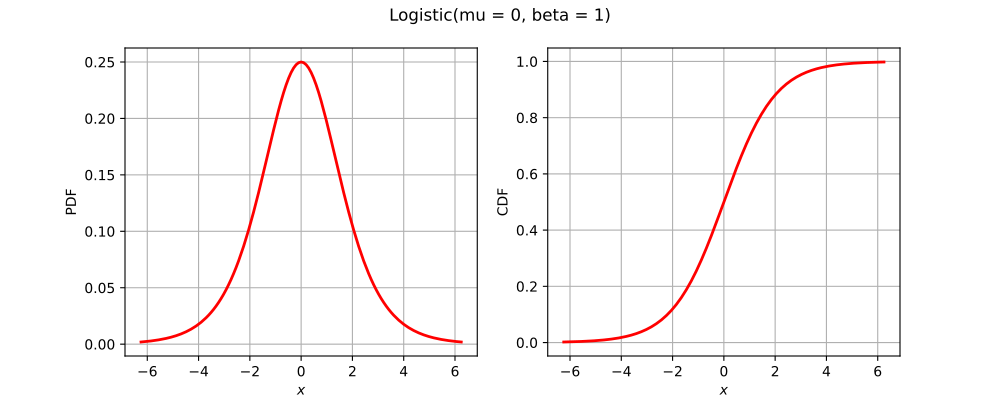

The Python source for this figure:
import openturns as ot
from matplotlib import pyplot as plt
from openturns.viewer import View
title = None
if ot.Logistic().__class__.__name__ == 'Bernoulli':
    distribution = ot.Bernoulli(0.7)
elif ot.Logistic().__class__.__name__ == 'Binomial':
    distribution = ot.Binomial(5, 0.2)
elif ot.Logistic().__class__.__name__ == 'Hypergeometric':
    distribution = ot.Hypergeometric(10, 4, 7)
elif ot.Logistic().__class__.__name__ == 'CumulativeDistributionNetwork':
    coll = [ot.Normal(2),ot.Dirichlet([0.5, 1.0, 1.5])]
    distribution = ot.CumulativeDistributionNetwork(coll, ot.BipartiteGraph([[0,1], [0,1]]))
elif ot.Logistic().__class__.__name__ == 'Histogram':
    distribution = ot.Histogram([-1.0, 0.5, 1.0, 2.0], [0.45, 0.4, 0.15])
elif ot.Logistic().__class__.__name__ == 'KernelMixture':
    kernel = ot.Uniform()
    sample = ot.Normal().getSample(5)
    bandwith = [1.0]
    distribution = ot.KernelMixture(kernel, bandwith, sample)
elif ot.Logistic().__class__.__name__ == 'MaximumDistribution':
    coll = [ot.Uniform(2.5, 3.5), ot.LogUniform(1.0, 1.2), ot.Triangular(2.0, 3.0, 4.0)]
    distribution = ot.MaximumDistribution(coll)
elif ot.Logistic().__class__.__name__ == 'Multinomial':
    distribution = ot.Multinomial(5, [0.2])
elif ot.Logistic().__class__.__name__ == 'RandomMixture':
    coll = [ot.Triangular(0.0, 1.0, 5.0), ot.Uniform(-2.0, 2.0)]
    weights = [0.8, 0.2]
    cst = 3.0
    distribution = ot.RandomMixture(coll, weights, cst)
elif ot.Logistic().__class__.__name__ == 'TruncatedDistribution':
    distribution = ot.TruncatedDistribution(ot.Normal(2.0, 1.5), 1.0, 4.0)
elif ot.Logistic().__class__.__name__ == 'UserDefined':
    distribution = ot.UserDefined([[1.0], [2.0], [3.0]], [0.4, 0.5, 1.0])
elif ot.Logistic().__class__.__name__ == 'ZipfMandelbrot':
    distribution = ot.ZipfMandelbrot(10, 2.5, 0.3)
elif ot.Logistic().__class__.__name__ == 'Normal':
    cov = ot.CovarianceMatrix([[1.0, -0.5], [-0.5, 1.0]])
    distribution = ot.Normal([0.0, 0.0], cov)
    title = "Normal dist. with correlation coefficient {}".format(cov[0, 1])
else:
    distribution = ot.Logistic()

dimension = distribution.getDimension()
if title is None:
    title = str(distribution)[:100].split('\n')[0]
if dimension == 1:
    distribution.setDescription(['$x$'])
    pdf_graph = distribution.drawPDF()
    cdf_graph = distribution.drawCDF()
    fig = plt.figure(figsize=(10, 4))
    pdf_axis = fig.add_subplot(121)
    cdf_axis = fig.add_subplot(122)
    View(pdf_graph, figure=fig, axes=[pdf_axis], add_legend=False)
    View(cdf_graph, figure=fig, axes=[cdf_axis], add_legend=False)
    fig.suptitle(title)
elif dimension == 2:
    grid = ot.GridLayout(1, 2)
    pdf_graph = distribution.drawPDF()
    pdf_graph.setLegends([''])
    cdf_graph = distribution.drawCDF()
    cdf_graph.setLegends([''])
    grid.setGraph(0, 0, pdf_graph)
    grid.setGraph(0, 1, cdf_graph)
    grid.setTitle(title)
    fig = View(grid).getFigure()
    fig.axes[0].set_title('PDF')
    fig.axes[1].set_title('CDF')
